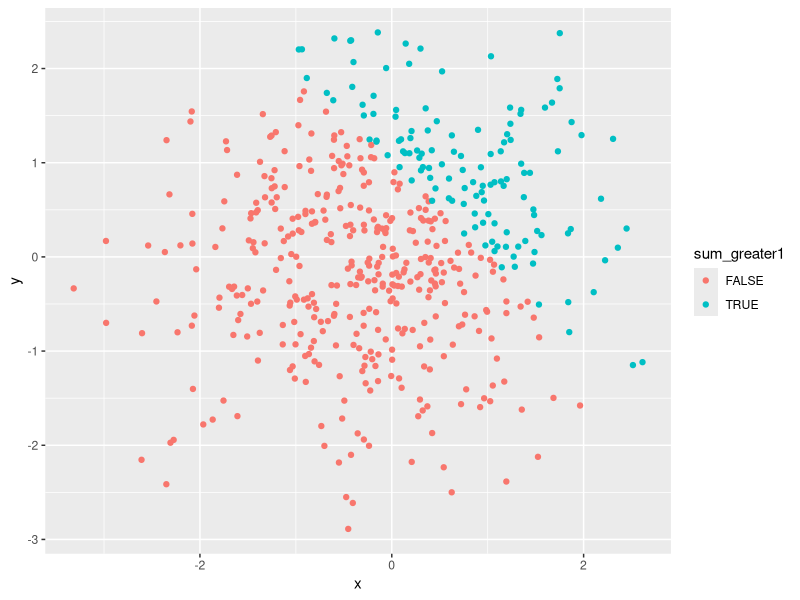
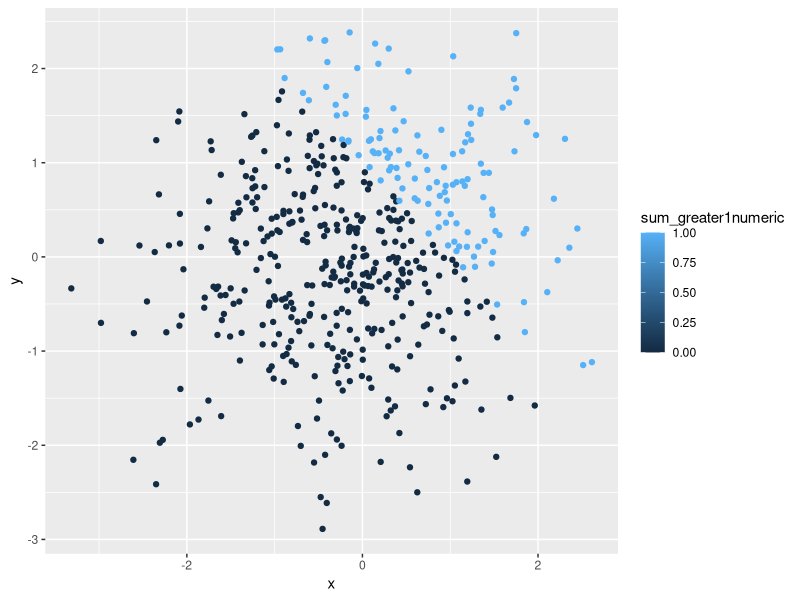
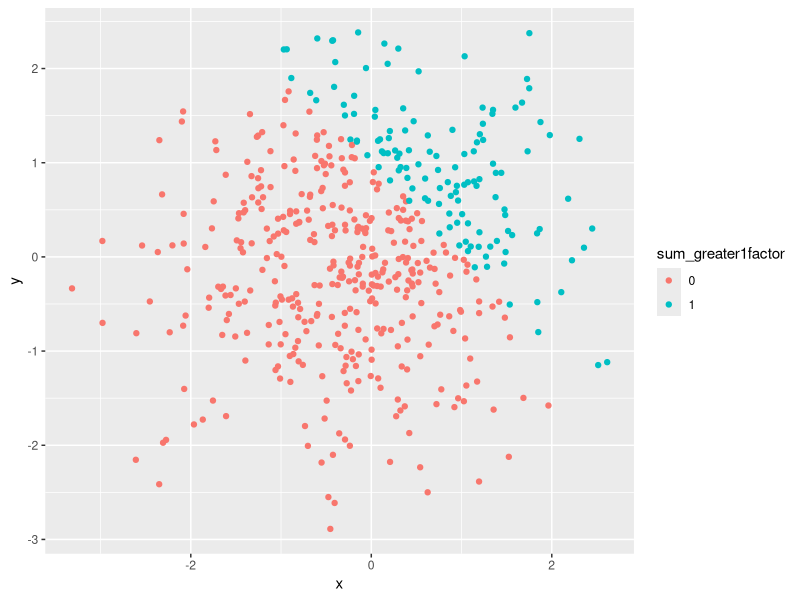

Here is the R script that generated these plots, in order:
## ---- chunk 1
library(tidyverse)
## ---- chunk 2
hw1_df1 = tibble(
  normal = rnorm(8),
  normal_pos = normal > 0,
  name_char = c("My", "name", "is", "Lisa", "Danielle", "Eisler", "MD", "MS"),
  letter_factor = factor(c("Yes", "No", "Maybe", "Maybe", "No", "Yes", "Yes", "No"))
)
## ---- chunk 3
hw1convert_df1 = tibble(
  normal = rnorm(8),
  normal_pos_numeric = as.numeric(normal > 0),
  normal_pos_factor = as.factor(normal > 0),
  normal_pos_numeric_factor = as.numeric(as.factor(normal > 0)),
  product_1 = normal*normal_pos_numeric,
  product_2 = normal*normal_pos_factor,
  product_3 = normal*normal_pos_numeric_factor
)

## ---- chunk 4
hw1_df2 = tibble(
  x = rnorm(500),
  y = rnorm(500),
  sum_greater1 = x + y > 1,
  sum_greater1numeric = as.numeric(x + y > 1),
  sum_greater1factor = as.factor(sum_greater1numeric)
)
## ---- chunk 5
ggplot(hw1_df2, aes(x = x, y = y, color = sum_greater1)) + geom_point()
## ---- chunk 6
ggplot(hw1_df2, aes(x = x, y = y, color = sum_greater1numeric)) + geom_point()
## ---- chunk 7
ggplot(hw1_df2, aes(x = x, y = y, color = sum_greater1factor)) + geom_point()
